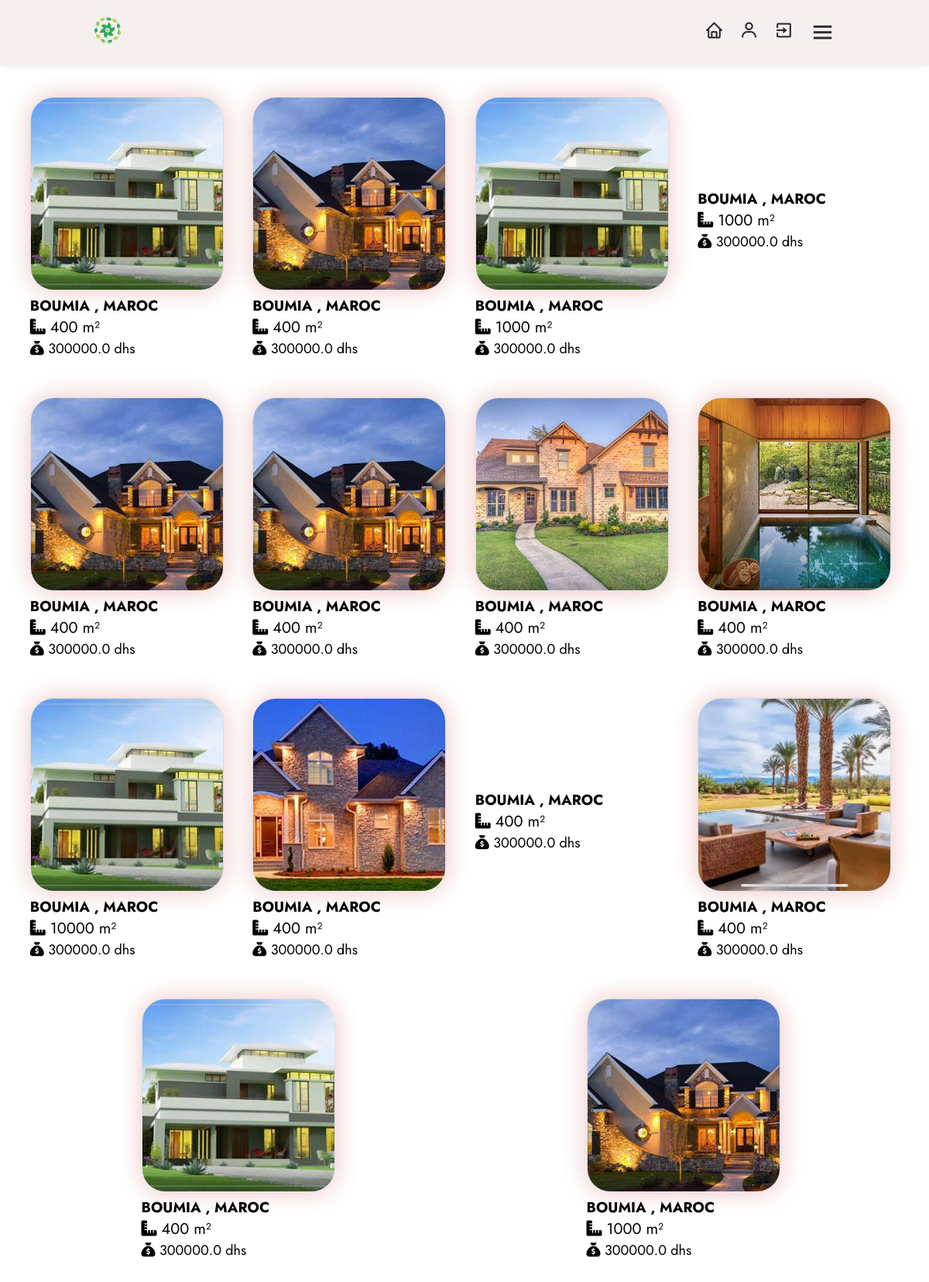
The page /dashboard (signed in) on the database its author committed.
### models/user.py (models this page shows)
class Products(db.Model):
    id = db.Column(db.String(50), primary_key=True, default=lambda: str( uuid.uuid4()), unique=True, nullable=False)
    name = db.Column(db.String(255), nullable=False)
    city = db.Column(db.String(8), nullable=False)
    price = db.Column(db.Float, nullable=False)
    image_path = db.Column(db.String(255), nullable=True)
    num_rooms = Column(Integer, nullable=False)
    section = Column(Integer, nullable=False)
    num_bain = Column(Integer, nullable=False)
    window_per_house = Column(Integer, nullable=False)
    user_id = db.Column(db.String(50),db.ForeignKey('user.id'),nullable=False)
    user = db.relationship('User', backref=db.backref('products', lazy=True))

### models/app.py (the view)
    @app.route('/dashboard')
    @login_required
    def dashboard():
        all_products = Products.query.order_by(asc(Products.id)).all()
        processed_products = [
                {
                    'name': product.name,
                    'city': product.city,
                    'price': product.price,
                    'num_rooms': product.num_rooms,
                    'section': product.section,
                    'num_bain': product.num_bain,
                    'window_per_house': product.window_per_house,
                    'image_path': os.path.basename(product.image_path) if product.image_path else None,
                }
                     for product in all_products
            ]
        return render_template('dashboard.html', all_products=processed_products)

### models/templates/dashboard.html (shortened to what this page needs)
<!DOCTYPE html>
<html lang="en">
	<head>
		<link rel="stylesheet" href="{{ url_for('static', filename='style/dashboard.css') }}">
		<link rel="stylesheet" href="https://cdnjs.cloudflare.com/ajax/libs/font-awesome/6.4.2/css/all.min.css" />
		<link rel="stylesheet" href="https://unpkg.com/boxicons@latest/css/boxicons.min.css">
		<link href="https://cdn.jsdelivr.net/npm/bootstrap-icons@1.21.0/font/bootstrap-icons.css" rel="stylesheet">
	</head>
	<body>
		<header>
			<div class="logo">
				<img src="./static/images/icon.png" alt="logo" >
			</div>
			<div class="nav-icon">
				<a onclick="window.location.href='{{ url_for('dashboard') }}'"><i class='bx bx-home'></i></a>
				<a onclick="window.location.href='{{ url_for('user') }}'"><i class='bx bx-user'></i></a>
				<a onclick="window.location.href='{{ url_for('exit') }}'"><i class='bx bx-exit'></i></a>
				<div class="bx bx-menu" id="menu-icon"></div>
			</div>
		</header>
		<section class="inside">
			<div class="container">
				{% for product in all_products %}
				<div class="product">
					 {% if product.image_path %}
					 <a href="">
						 <img src="{{ url_for('serve_image', filename=product.image_path.split('/')[-1]) }}" alt="Product Image"/>
					 </a>
					 {% endif %}
					 <h3><p>   {{ product.city }} , MAROC</p></h3>
					 <p style="font-size: 20px;"><i class="fa-solid fa-ruler-combined"></i>    {{ product.section }} m²</p>
					 <p style="font-size: 18px;"><i class="fa-solid fa-sack-dollar"></i>   {{ product.price }} dhs</p>
				</div>
				{% endfor %}
			</div>
		</section>
	</body>
</html>

### models/static/style/dashboard.css (style rules this page uses)
* { margin: 0; padding: 0; box-sizing: border-box; font-family: 'Jost', sans-serif; list-style: none; text-decoration: none; }
header { position: fixed; width: 100%; top: 0; right: 0; z-index: 1000; display: flex; align-items: center; justify-content: space-between; padding: 20px 10%; background-color: #f5efef; box-shadow: 0 0 10px rgba(0, 0, 0, 0.1); }
.logo img { max-width: 120px; height: 1cm; }
.nav-icon { display: flex; align-items: center; }
.nav-icon i { margin-right: 20px; color: #2c2c2c; font-size: 25px; font-weight: 400; transform: all .42s ease; }
#menu-icon { font-size: 35px; color: #2c2c2c; z-index: 10001; cursor: pointer; }
.inside { padding-top: 70px; padding-right: 10px; }
.container { align-items: center; display: flex; flex-wrap: wrap; justify-content: space-around; padding: 20px; }
.product { width: 270px; margin: 5px; padding: 10px; }
.product img { max-width: 250px; height: auto; height: 250px; object-fit: cover; margin-top: 20px; border: 1px solid #ddd; border-radius: 30px; overflow: hidden; box-shadow: 0 0 30px rgba(201, 57, 57, 0.3); }

### rows shown on the page
Products: city "BOUMIA", section "400", price "300000.0"
Products: city "BOUMIA", section "400", price "300000.0"
Products: city "BOUMIA", section "1000", price "300000.0"
Products: city "BOUMIA", section "1000", price "300000.0"
Products: city "BOUMIA", section "400", price "300000.0"
Products: city "BOUMIA", section "400", price "300000.0"
Products: shows a picture, city "BOUMIA", section "400", price "300000.0"
Products: shows a picture, city "BOUMIA", section "400", price "300000.0"
Products: city "BOUMIA", section "10000", price "300000.0"
Products: shows a picture, city "BOUMIA", section "400", price "300000.0"
Products: city "BOUMIA", section "400", price "300000.0"
Products: shows a picture, city "BOUMIA", section "400", price "300000.0"
Products: city "BOUMIA", section "400", price "300000.0"
Products: city "BOUMIA", section "1000", price "300000.0"
